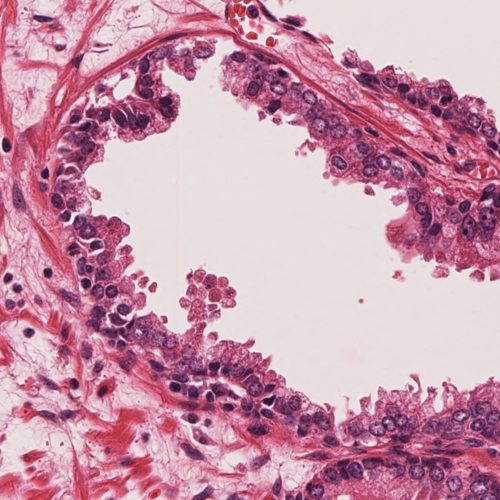
%> input picture Digital-Image-Processing-MATLAB/ts1.jpg, 500 x 500 px
$ octave Negative_Transformation.m   (GNU Octave 9; MATLAB toolbox functions it lacks are replaced by stand-ins)
%> lines starting %> are read from the running program, lines starting %| are printed output that depends on the picture
%Negative Transformation%
F1 = imread('ts1.jpg');
%> F1 is the input picture: size 500x500x3 uint8; mean R, G, B 201, 150.5, 170.3
F1 = rgb2gray(F1);
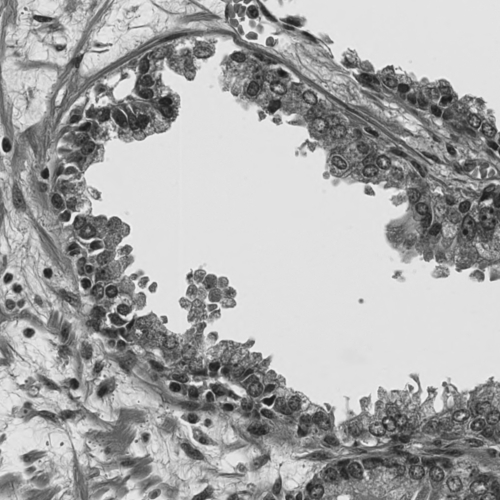
%> F1: size 500x500 uint8; min 21, max 244, mean 167.9
for x = 1:500
    for y = 1:500
        I2(x, y) = 255 - F1(x, y);
    end
end
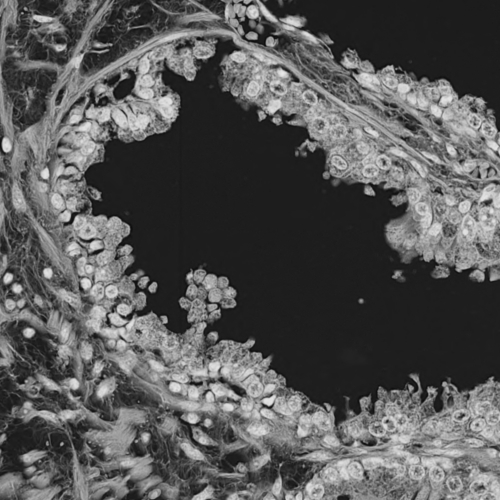
%> I2: size 500x500 uint8; min 11, max 234, mean 87.1
figure(1)
imshow(F1);
figure(2)
imshow(I2);
imwrite (I2,'Negative.jpg')

$ run again, with Digital-Image-Processing-MATLAB/ts10.jpg copied over Digital-Image-Processing-MATLAB/ts1.jpg
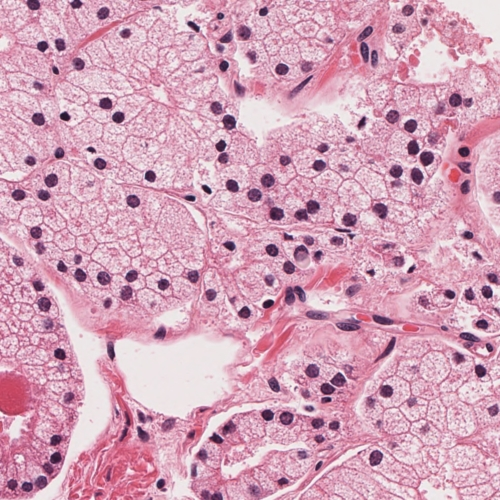
%> input picture Digital-Image-Processing-MATLAB/ts10.jpg, 500 x 500 px
%> F1 is the input picture: size 500x500x3 uint8; mean R, G, B 212, 162.6, 185.2
%> `F1 = rgb2gray(F1);`:
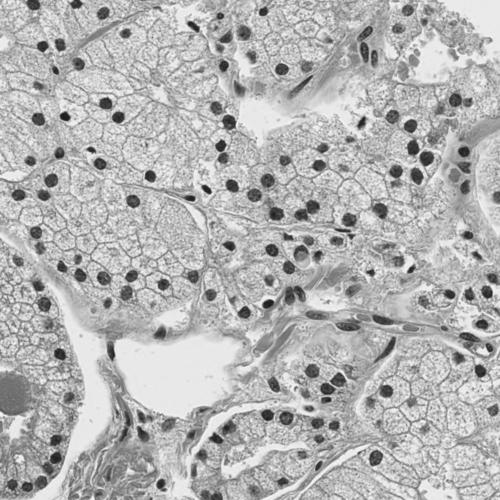
%> F1: size 500x500 uint8; min 28, max 246, mean 180
%> after the loop `for x = 1:500`:
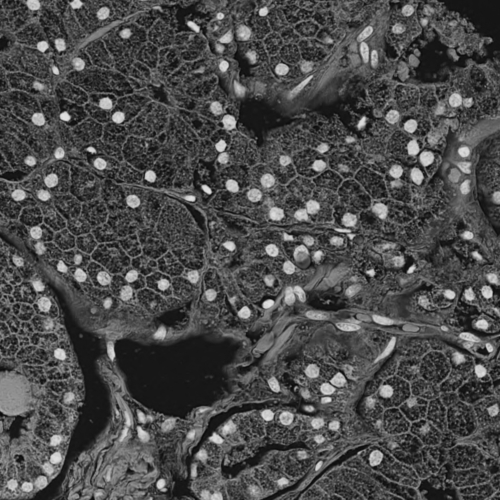
%> I2: size 500x500 uint8; min 9, max 227, mean 75

$ run again, with Digital-Image-Processing-MATLAB/ttrrr.png saved as Digital-Image-Processing-MATLAB/ts1.jpg
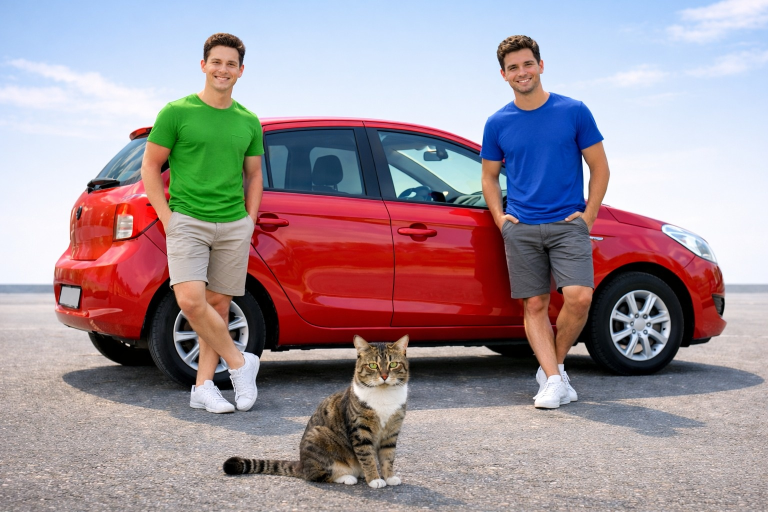
%> input picture Digital-Image-Processing-MATLAB/ttrrr.png, 1536 x 1024 px (shown at 1/2 size)
%> F1 is the input picture: size 1024x1536x3 uint8; mean R, G, B 161.4, 146.1, 153
%> `F1 = rgb2gray(F1);`:
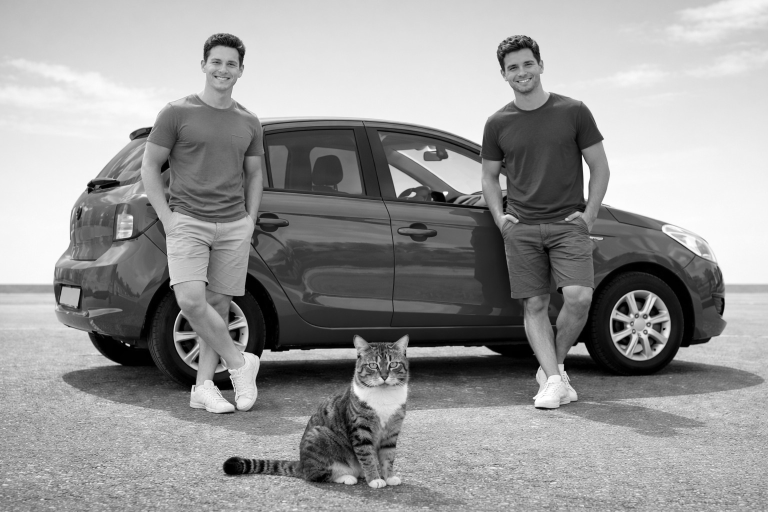
%> F1: size 1024x1536 uint8 (shown at 1/2 size); min 0, max 255, mean 151.4
%> after the loop `for x = 1:500`:
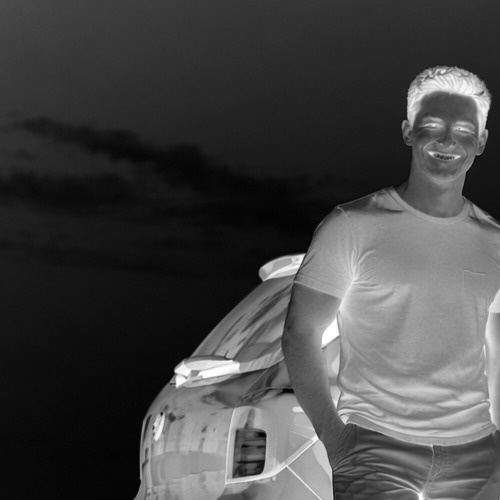
%> I2: size 500x500 uint8; min 0, max 255, mean 68.8
